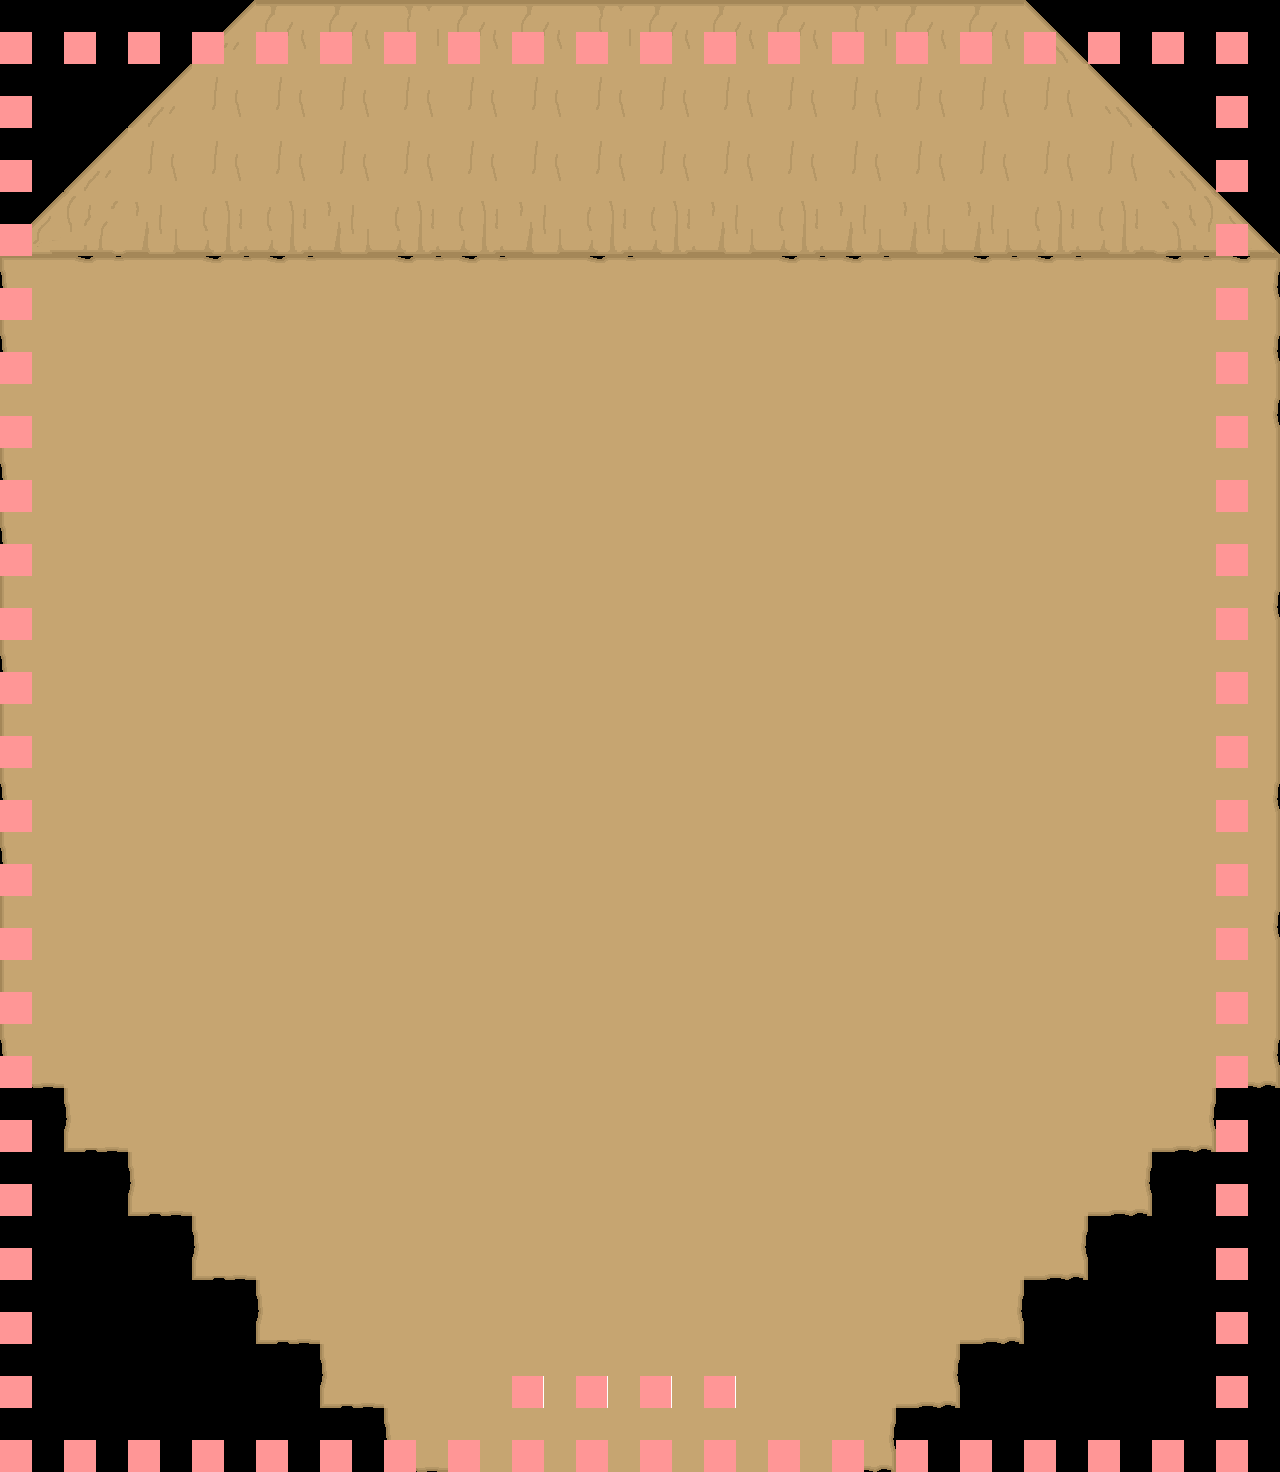

Tiled map render using the project's own tile images. Description and the map definition, with tile-layer contents summarised, below:
An orthogonal 20x23 tile map with 64x64 px tiles, 5 tile layers (Vacio, Aux suelo, Suelo, Pared, ...), 1 hidden layer not drawn, 3 tilesets.

<map version="1.8" tiledversion="1.8.5" orientation="orthogonal" renderorder="right-down" width="20" height="23" tilewidth="64" tileheight="64" infinite="0" nextlayerid="7" nextobjectid="1">
 <tileset firstgid="1" name="MapMetaData" tilewidth="32" tileheight="32" spacing="1" margin="1" tilecount="2" columns="2">
  <image source="MapMetaData.png" width="67" height="34" />
 </tileset>
 <tileset firstgid="3" name="Tienda interior" tilewidth="64" tileheight="64" spacing="1" margin="1" tilecount="18" columns="6">
  <image source="Tienda interior.png" width="391" height="196" />
 </tileset>
 <tileset firstgid="21" name="Pared y puerta tienda" tilewidth="64" tileheight="64" spacing="1" margin="1" tilecount="36" columns="6">
  <image source="Pared y puerta tienda.png" width="391" height="391" />
 </tileset>
 <imagelayer id="3" name="Background" visible="0">
  <image source="CircusMap.png" width="1280" height="1467" />
  <properties>
   <property name="Draw" type="bool" value="true" />
   <property name="Navigation" type="bool" value="false" />
   <property name="collider" type="bool" value="false" />
  </properties>
 </imagelayer>
 <layer id="2" name="Vacio" width="20" height="23">
  <properties>
   <property name="Draw" type="bool" value="true" />
   <property name="Navigation" type="bool" value="false" />
   <property name="collider" type="bool" value="false" />
  </properties>
  <data>[460 cells, 0 non-empty, 0 distinct tile ids]</data>
 </layer>
 <layer id="5" name="Aux suelo" width="20" height="23">
  <data>[460 cells, 0 non-empty, 0 distinct tile ids]</data>
 </layer>
 <layer id="4" name="Suelo" width="20" height="23">
  <data>[460 cells, 338 non-empty, 11 distinct tile ids]</data>
 </layer>
 <layer id="6" name="Pared" width="20" height="23">
  <data>[460 cells, 68 non-empty, 11 distinct tile ids]</data>
 </layer>
 <layer id="1" name="Colliders" width="20" height="23">
  <properties>
   <property name="Draw" type="bool" value="false" />
   <property name="Navigation" type="bool" value="false" />
   <property name="collider" type="bool" value="true" />
  </properties>
  <data>[460 cells, 86 non-empty, 2 distinct tile ids]</data>
 </layer>
</map>